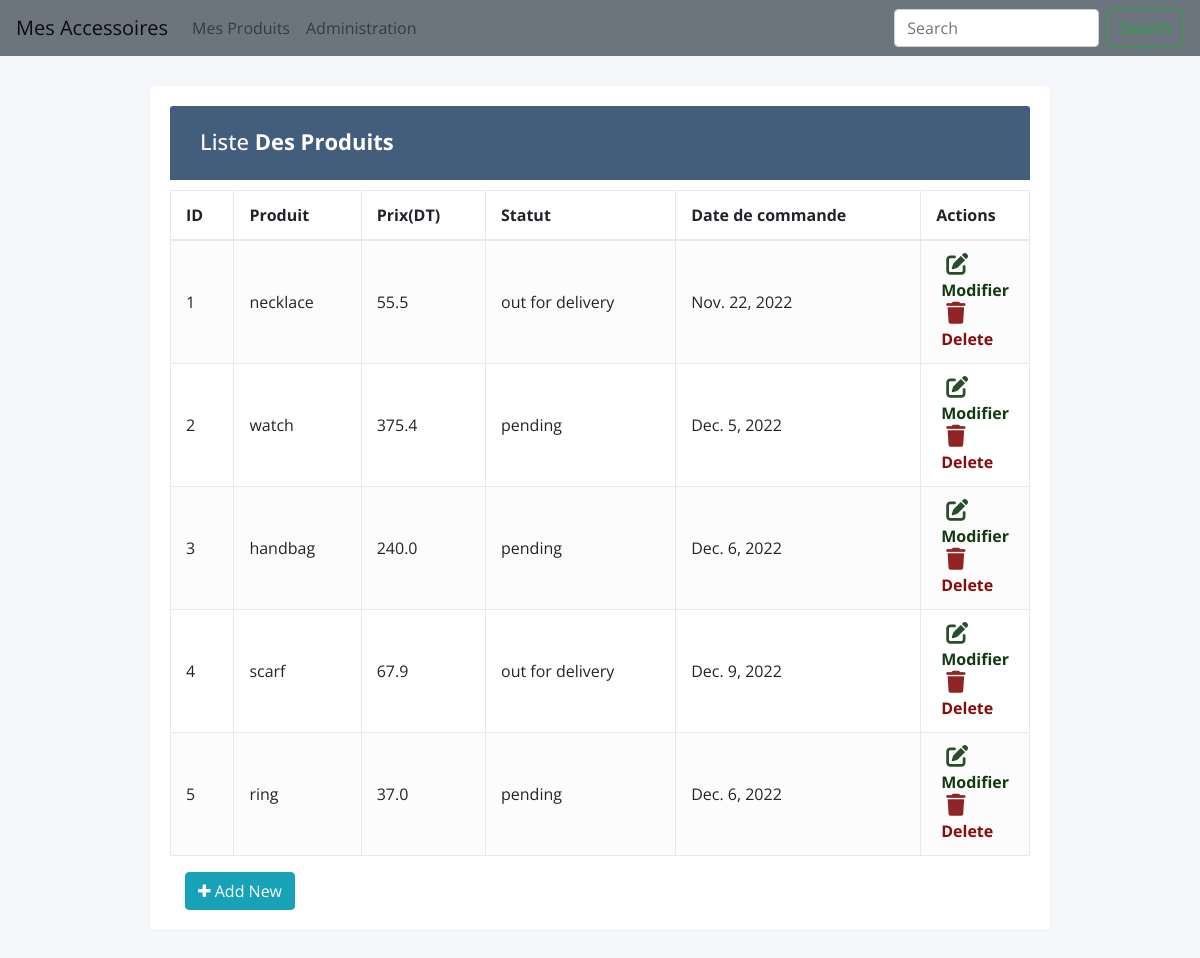
Screenshot of /boutique/ with the database file from the repository.
### boutique/models.py (models this page shows, shortened)
class Article(models.Model):
    prod=models.CharField(max_length=30)
    prix= models.FloatField()
    stat=models.CharField(max_length=30)
    dateCmd=models.DateField()

### boutique/views.py (the view)
# urls.py: path('boutique/', views.homepage,name='homepage'),
def homepage(request):
    art = Article.objects.all().values()
    template= loader.get_template('home.html')
    context={
        'art' :art
    }
    return HttpResponse(template.render(context,request))

### boutique/Templates/home.html (shortened to what this page needs)
{% load static %}
<!DOCTYPE html>
<html lang="en">
<head>
    <link rel="stylesheet" href="{% static 'css/stylee.css' %}">
    <link rel="stylesheet" href="{% static 'css/bootstrap.min.css' %}">
    <link rel="stylesheet" href="https://cdnjs.cloudflare.com/ajax/libs/font-awesome/6.2.0/css/all.min.css" />
<link rel="stylesheet" href="https://stackpath.bootstrapcdn.com/bootstrap/4.5.0/css/bootstrap.min.css">
<link rel="stylesheet" href="https://maxcdn.bootstrapcdn.com/font-awesome/4.7.0/css/font-awesome.min.css">
</head>
<body>
    {% include "navBar.html" %}
<div class="container">
  <div class="table-wrapper">
    <div class="table-title">
      <div class="row">
        <div class="col-sm-6">
          <h2>Liste <b>Des Produits</b></h2>
        </div>
      </div>
    </div>
    <table class="table table-striped table-hover" border="1" width="100%">
      <thead>
        <tr>
          <th>ID</th>
          <th>Produit</th>
          <th>Prix(DT)</th>
          <th>Statut</th>
          <th>Date de commande</th>
         <th >Actions</th>
        </tr>
      </thead>
      <tbody>
            {% for a in art %}
        <tr>
            <td>{{ a.id }}</td>
            <td>{{ a.prod }}</td>
            <td>{{ a.prix }}</td>
            <td>{{ a.stat  }}</td>
            <td>{{ a.dateCmd   }}</td>
            <td>
                <a href="update_typ/{{ a.id }}" style="color:rgb(18, 59, 18)"><i class="fas fa-edit"></i>Modifier</a>
                <a href="del_art/{{ a.id }}" style="color:rgb(133, 13, 13)" onclick="return confirm('Etes vous sure de vouloir supprimer cet article?')" class="delete" data-toggle="modal"><i class="fa-solid fa-trash"></i>
                    Delete</a>
            </td>
        </tr>
    {% endfor %}
      </tbody>
    </table>
    <div class="col-sm-4">
      <a href="addprod/"type= "button" class="btn btn-info add-new"><i class="fa fa-plus"></i> Add New</button></a>
  </div>
  </div>
</div>
</body>
</html>

### boutique/Templates/navBar.html
 <nav class="navbar navbar-expand-sm navbar-light bg-secondary">
        <a class="navbar-brand" href="">Mes Accessoires </a>
        <div class="collapse navbar-collapse">
            <ul class="navbar-nav mr-auto">
                <li class="nav-item">
                    <a class="nav-link" href="{% url 'homepage' %}">Mes Produits</a>
                </li>
                <li class="nav-item">
                    <a class="nav-link" href="/admin">Administration</a>
                </li>
            </div>
                <form class="form-inline my-2 my-lg-0">
                    <input class="form-control mr-sm-2" type="search" name="rechercher" placeholder="Search" aria-label="Search">
                    <button class="btn btn-outline-success my-2 my-sm-0" type="submit">Search</button>
                  </form>
                </nav>

### boutique/static/css/stylee.css (style rules this page uses)
body { color: #566787; background: #f5f5f5; font-family: 'Varela Round', sans-serif; font-size: 13px; }
.container { margin:auto; width: 80%; }
table { margin-left:auto; margin-right:auto; width:90%; }
.table-wrapper { background: #fff; padding: 20px 25px; margin: 30px 0; border-radius: 3px; box-shadow: 0 1px 1px rgba(0,0,0,.05); }
.table-title { padding-bottom: 15px; background: #435d7d; color: #fff; padding: 16px 30px; margin: -20px -25px 10px; border-radius: 3px 3px 0 0; }
.table-title h2 { margin: 5px 0 0; font-size: 24px; }
table.table tr th, table.table tr td { border-color: #e9e9e9; padding: 12px 15px; vertical-align: middle; }
table.table tr th:first-child { width: 80; }
table.table tr th:last-child { width: 100px; }
table.table-striped tbody tr:nth-of-type(odd) { background-color: #fcfcfc; }
table.table td:last-child i { opacity: 0.9; font-size: 22px; margin: 0 5px; }
table.table td a { font-weight: bold; color: #566787; display: inline-block; text-decoration: none; outline: none !important; }
table.table td a.delete { color: #F44336; }
table.table td i { font-size: 19px; }

### boutique/Templates/home.html (style rules this page uses)
body { color: #404E67; background: #F5F7FA; font-family: 'Open Sans', sans-serif; }
.table-wrapper { width: 900px; margin: 30px auto; background: #fff; padding: 20px; box-shadow: 0 1px 1px rgba(0,0,0,.05); }
.table-title { padding-bottom: 10px; margin: 0 0 10px; }
.table-title h2 { margin: 6px 0 0; font-size: 22px; }
table.table tr th, table.table tr td { border-color: #e9e9e9; }
table.table th:last-child { width: 100px; }
table.table td a { cursor: pointer; display: inline-block; margin: 0 5px; min-width: 24px; }
table.table td i { font-size: 19px; }

### rows the page displays
Article: id "1", prod "necklace", prix "55.5", stat "out for delivery", dateCmd "Nov. 22, 2022"
Article: id "2", prod "watch", prix "375.4", stat "pending", dateCmd "Dec. 5, 2022"
Article: id "3", prod "handbag", prix "240.0", stat "pending", dateCmd "Dec. 6, 2022"
Article: id "4", prod "scarf", prix "67.9", stat "out for delivery", dateCmd "Dec. 9, 2022"
Article: id "5", prod "ring", prix "37.0", stat "pending", dateCmd "Dec. 6, 2022"
